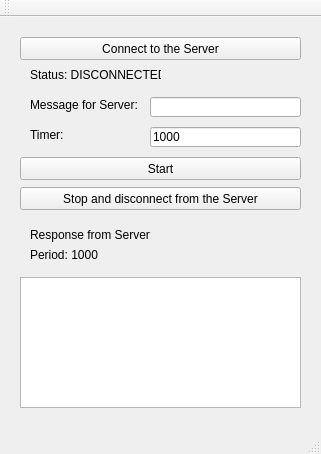
<?xml version="1.0" encoding="UTF-8"?>
<ui version="4.0">
 <class>MainWindow</class>
 <widget class="QMainWindow" name="MainWindow">
  <property name="geometry">
   <rect>
    <x>0</x>
    <y>0</y>
    <width>321</width>
    <height>454</height>
   </rect>
  </property>
  <property name="windowTitle">
   <string>Socket Client</string>
  </property>
  <widget class="QWidget" name="centralWidget">
   <widget class="QPushButton" name="pushButtonDisconnect">
    <property name="geometry">
     <rect>
      <x>20</x>
      <y>170</y>
      <width>281</width>
      <height>23</height>
     </rect>
    </property>
    <property name="text">
     <string>Stop and disconnect from the Server</string>
    </property>
   </widget>
   <widget class="QLabel" name="label">
    <property name="geometry">
     <rect>
      <x>30</x>
      <y>80</y>
      <width>111</width>
      <height>16</height>
     </rect>
    </property>
    <property name="text">
     <string>Message for Server:</string>
    </property>
   </widget>
   <widget class="QLabel" name="labelConnStatus">
    <property name="geometry">
     <rect>
      <x>30</x>
      <y>50</y>
      <width>131</width>
      <height>16</height>
     </rect>
    </property>
    <property name="text">
     <string>Status: DISCONNECTED</string>
    </property>
   </widget>
   <widget class="QLineEdit" name="lineEditMessage">
    <property name="geometry">
     <rect>
      <x>150</x>
      <y>80</y>
      <width>151</width>
      <height>20</height>
     </rect>
    </property>
   </widget>
   <widget class="QPushButton" name="pushButtonSend">
    <property name="geometry">
     <rect>
      <x>20</x>
      <y>140</y>
      <width>281</width>
      <height>23</height>
     </rect>
    </property>
    <property name="text">
     <string>Start</string>
    </property>
   </widget>
   <widget class="QPushButton" name="pushButtonConnectServer">
    <property name="geometry">
     <rect>
      <x>20</x>
      <y>20</y>
      <width>281</width>
      <height>23</height>
     </rect>
    </property>
    <property name="text">
     <string>Connect to the Server</string>
    </property>
   </widget>
   <widget class="QTextEdit" name="textEditResponse">
    <property name="geometry">
     <rect>
      <x>20</x>
      <y>260</y>
      <width>281</width>
      <height>131</height>
     </rect>
    </property>
   </widget>
   <widget class="QLabel" name="label_2">
    <property name="geometry">
     <rect>
      <x>30</x>
      <y>210</y>
      <width>121</width>
      <height>16</height>
     </rect>
    </property>
    <property name="text">
     <string>Response from Server:</string>
    </property>
   </widget>
   <widget class="QLineEdit" name="lineEditTimer">
    <property name="geometry">
     <rect>
      <x>150</x>
      <y>110</y>
      <width>151</width>
      <height>20</height>
     </rect>
    </property>
    <property name="text">
     <string>1000</string>
    </property>
   </widget>
   <widget class="QLabel" name="label_3">
    <property name="geometry">
     <rect>
      <x>30</x>
      <y>110</y>
      <width>111</width>
      <height>16</height>
     </rect>
    </property>
    <property name="text">
     <string>Timer:</string>
    </property>
   </widget>
   <widget class="QLabel" name="labelPeriod">
    <property name="geometry">
     <rect>
      <x>30</x>
      <y>230</y>
      <width>121</width>
      <height>16</height>
     </rect>
    </property>
    <property name="text">
     <string>Period: 1000</string>
    </property>
   </widget>
  </widget>
  <widget class="QMenuBar" name="menuBar">
   <property name="geometry">
    <rect>
     <x>0</x>
     <y>0</y>
     <width>321</width>
     <height>21</height>
    </rect>
   </property>
  </widget>
  <widget class="QToolBar" name="mainToolBar">
   <attribute name="toolBarArea">
    <enum>TopToolBarArea</enum>
   </attribute>
   <attribute name="toolBarBreak">
    <bool>false</bool>
   </attribute>
  </widget>
  <widget class="QStatusBar" name="statusBar"/>
 </widget>
 <layoutdefault spacing="6" margin="11"/>
 <resources/>
 <connections/>
</ui>
